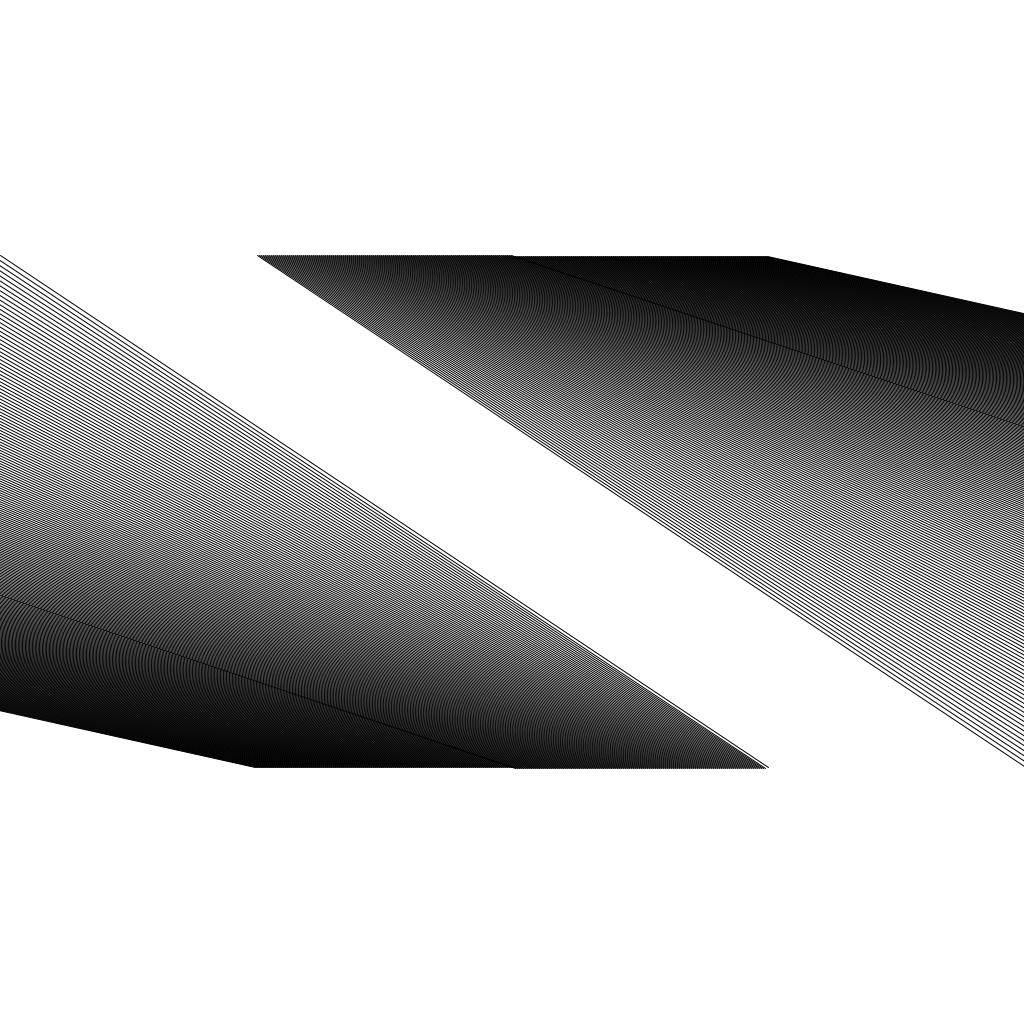
Frame 1 (no input)
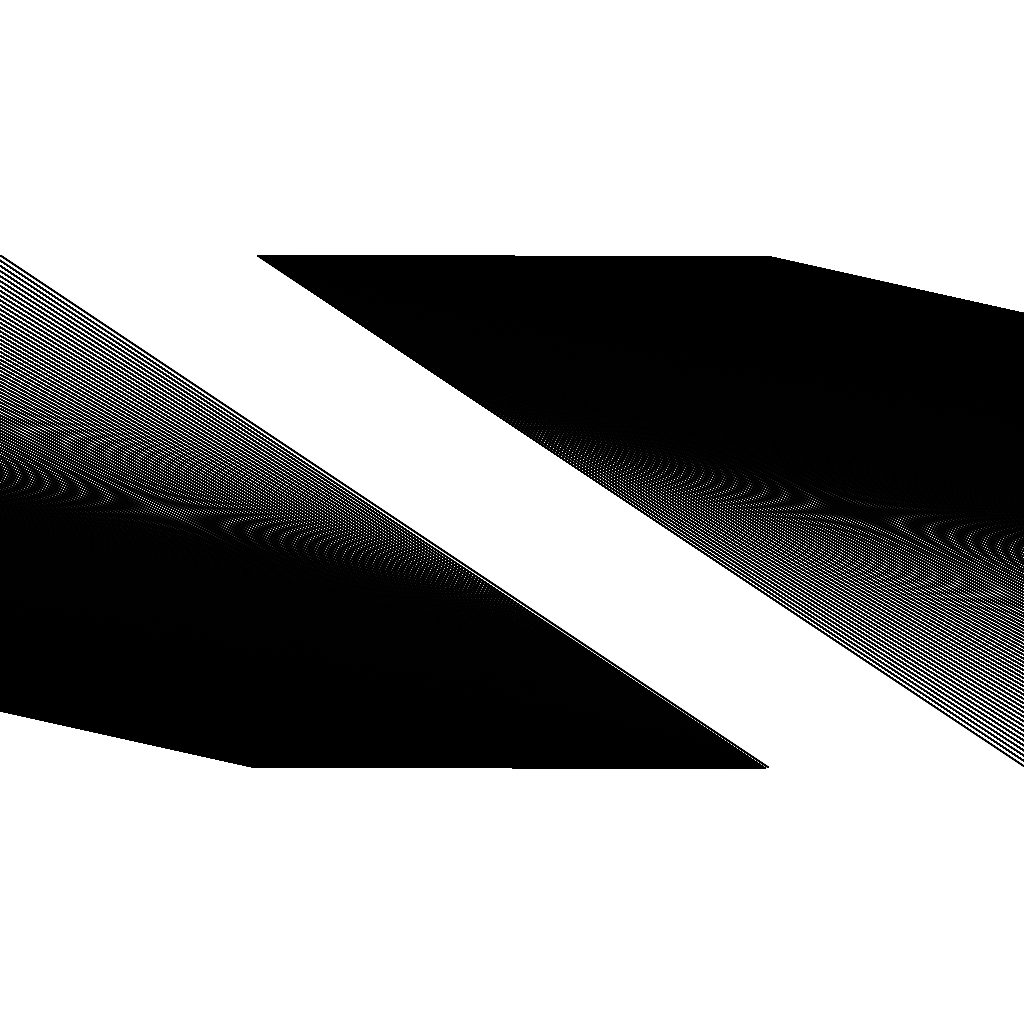
Frame 60 (the mouse pressed at the canvas centre just before this capture)
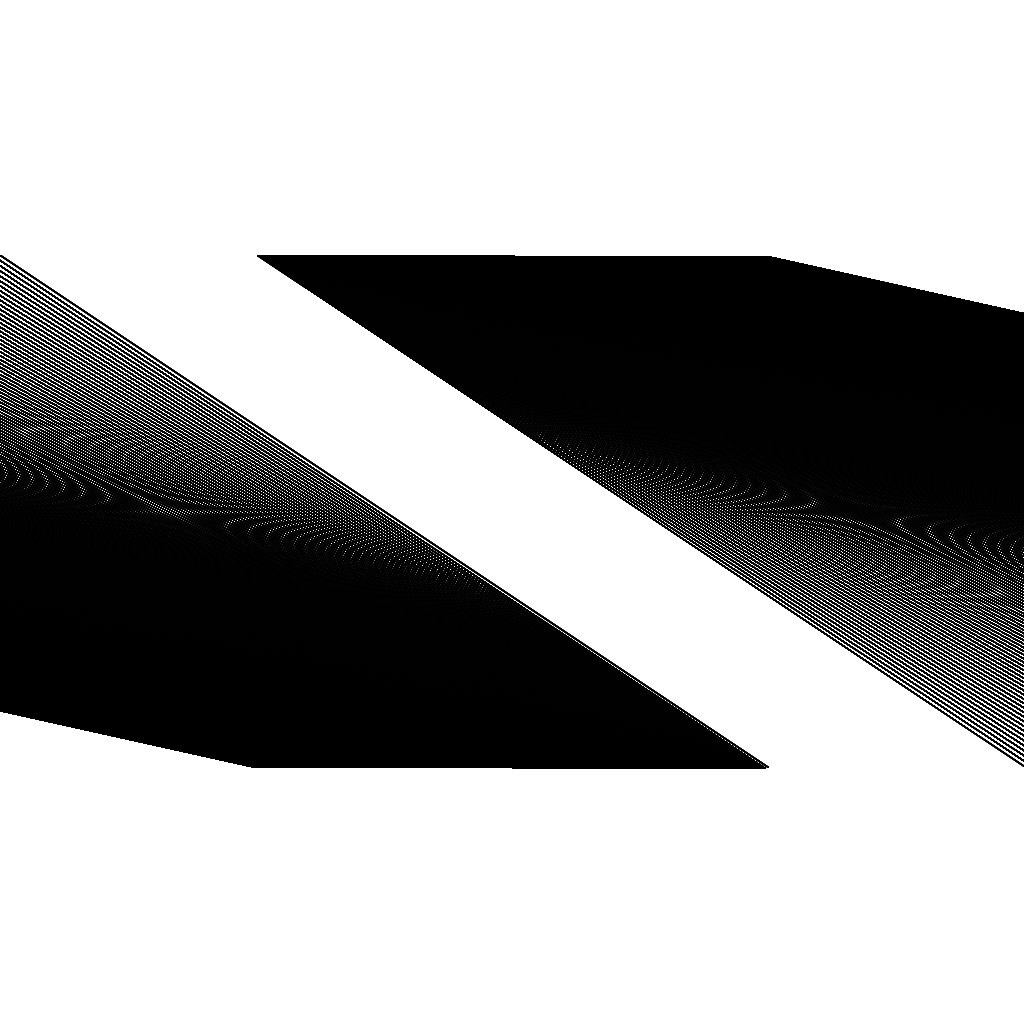
Frame 120 (the mouse held since frame 60 and released just before this capture)

The Processing sketch that drew these frames (run headless with seeded random() and noise(); from frame 60 on, the mouse is pressed at the canvas centre):

// Processing sketch: processing_112587
// ── processing_112587.pde

void setup() 
{
  size(1024, 1024);
  //use this function in combination with exit() below to produce a pdf file 
  //size(1024, 768, PDF, "wallpaper.pdf");

  /*
  Alternatively use this function to test your output on screen so you can actually see what you are doing.
   DON' FORGET TO COMMENT THE exit(); down below if you are printing on screen.
   size(1024, 768);
   */
  smooth();
  background(255);
  frameRate(10);
  rectMode(CENTER);
 
}



void draw() 
{

  
  
  for (int i=1; i<1024; i++)
  {
    if (i >=256 && i<=768)
    {
      translate(1024,1024);
      rotate(PI);
      line(i, 256, i*4, 768);
    }
 
  }  

}
